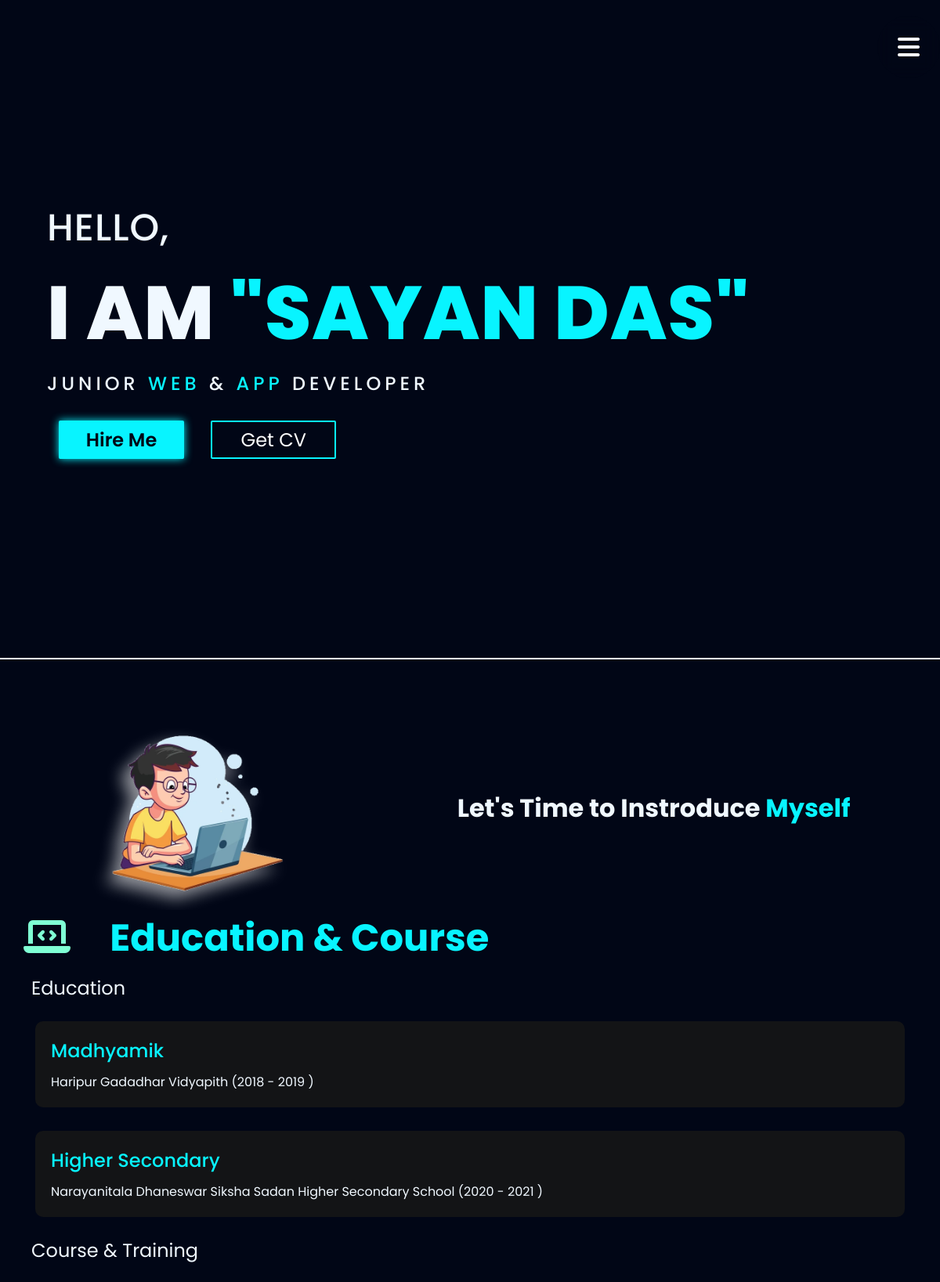
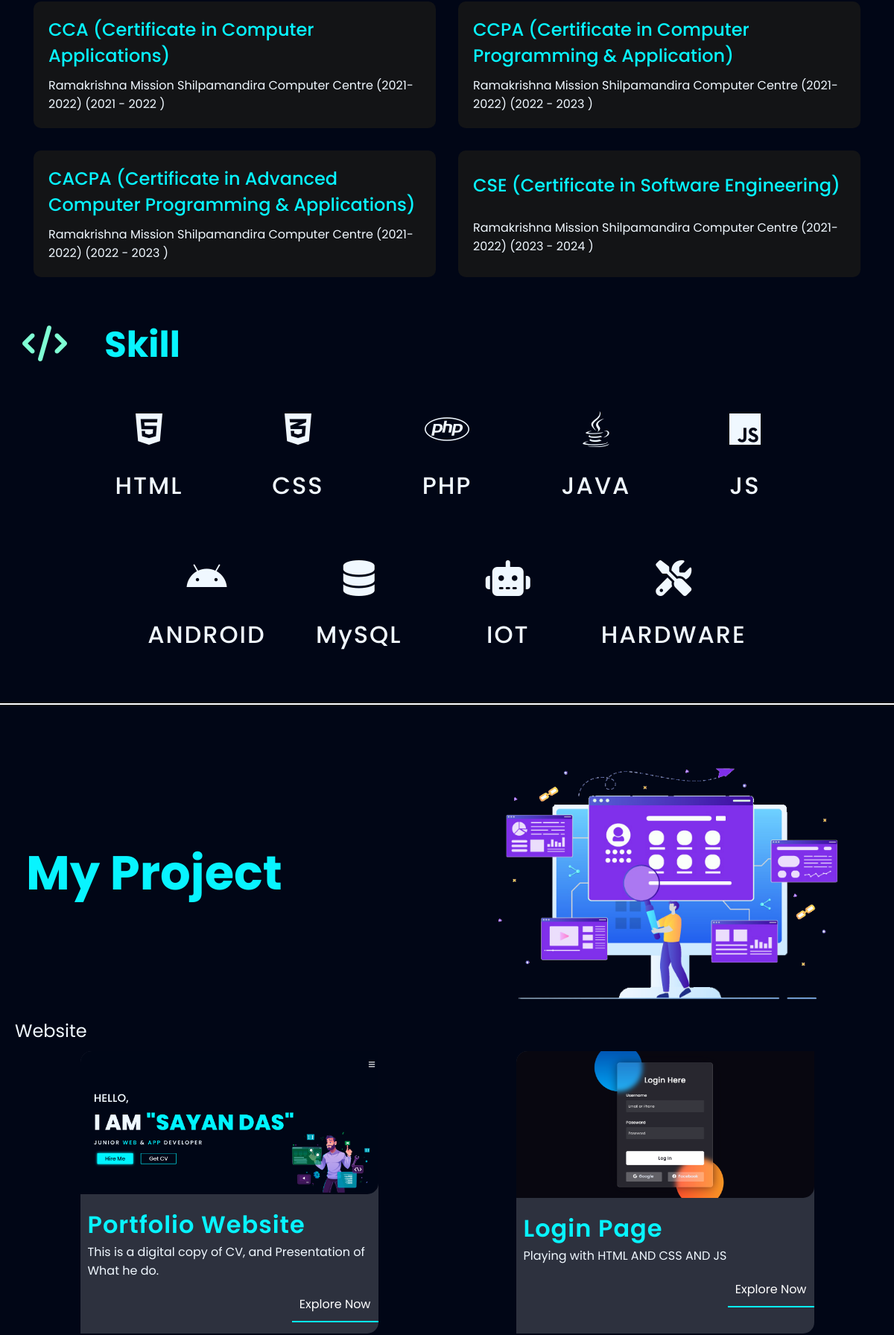
The page / (upper part) on the database its author committed (2 pictures, top to bottom).
### tables this page shows
CREATE TABLE `education` (
  `EDU_ID` int(11) NOT NULL,
  `EDU_NAME` text NOT NULL,
  `EDU_START_YEAR` text NOT NULL,
  `EDU_END_YEAR` text NOT NULL,
  `EDU_COMMAND` text NOT NULL,
  `EDU_UNIVERCITY` text NOT NULL
);

CREATE TABLE `skill` (
  `SKILL_ID` int(11) NOT NULL,
  `SKILL_NAME` text NOT NULL,
  `SKILL_ICON` text NOT NULL
);

CREATE TABLE `project` (
  `PRO_ID` int(11) NOT NULL,
  `PRO_NAME` text NOT NULL,
  `PRO_CONTENT` text NOT NULL,
  `PRO_IMG` text NOT NULL,
  `EMP_ID` int(11) NOT NULL,
  `PRO_COMMAND` int(11) NOT NULL
);

### index.php (the view, shortened to what this page needs)
<?php
$conn = new mysqli("localhost", "root", "", "myproject");
?>
<!DOCTYPE html>
<html lang="en">
<head>
    <link rel="stylesheet" href="./src/css/style.css">
</head>
<body>
    <div class="box">
        <i class="fa-solid fa-bars" id="menu-icon" onclick="icon_change()"></i>
    </div>
    <section id="home" class="full-height">
        <div class="container full-height">
            <div class="text-container">
                <span class="text hello">Hello,</span>
                <span class="text name">I am <span class="highlight">"Sayan Das"</span></span>
                <span class="text dev">Junior <span class="highlight">Web</span> & <span class="highlight">App</span>
                    Developer</span>
            </div>
            <div class="btn-container">
                <button class="btn hire-me">
                    <a href="dashboard.php">Hire Me</a>
                </button>
                <button class="btn get-cv">
                    <a href="resume.pdf" target="_blank" style="text-decoration: none; color:white;">Get CV</a>
                </button>
            </div>
        </div>
    </section>
    <section id="about" class="full-height">
        <div class="hero-about">
            <img src="./src/resources/about.png" alt="">
            <span class="about-text">Let's Time to Instroduce <span class="highlight">Myself</span></span>
        </div>
        <div class="education">
            <span class="edu-title">
                <i class="fa-solid fa-laptop-code"></i>
                Education & Course
            </span>
            <span class="text-center">Education</span>
            <?php
            $sql_education = "select * from education where EDU_COMMAND=''";
            $res_edu = $conn->query($sql_education);
            while ($row_edu = $res_edu->fetch_assoc()) {
            ?>
                <div class="card">
                    <div class="card-flex-auto">
                        <div class="card-title"><?php echo $row_edu['EDU_NAME'] ?></div>
                        <div class="card-sub-title"><?php echo $row_edu['EDU_UNIVERCITY'] . " (" . $row_edu['EDU_START_YEAR'] . " - " . $row_edu['EDU_END_YEAR'] . " )"; ?></div>
                    </div>
                </div>
            <?php
            }
            ?>
            <span class="text-center">Course & Training</span>
            <div class="card">
                <?php
                $sql_education_course = "select * from education where EDU_COMMAND='course'";
                $res_edu_course = $conn->query($sql_education_course);
                while ($row_edu_course = $res_edu_course->fetch_assoc()) {
                ?>
                    <div class="card-flex-auto">
                        <div class="card-title"><?php echo $row_edu_course['EDU_NAME']; ?></div>
                        <div class="card-sub-title"><?php echo $row_edu_course['EDU_UNIVERCITY'] . " (" . $row_edu_course['EDU_START_YEAR'] . " - " . $row_edu_course['EDU_END_YEAR'] . " )"; ?></div>
                    </div>
                <?php
                }
                ?>
            </div>
        </div>
        <div class="skill">
            <span class="edu-title">
                <i class="fa-solid fa-code"></i>
                Skill
            </span>
            <div class="card-skill">
                <?php
                $sql_skill = "select skill.* from skill inner join skill_emp on skill_emp.SKILL_ID=skill.SKILL_ID INNER join employee on skill_emp.EMP_ID=employee.EMP_ID";
                $res_skill = $conn->query($sql_skill);
                while ($row_skill = $res_skill->fetch_assoc()) {
                ?>
                    <div class="skill-container">
                        <div class="card-icon">
                            <?php echo $row_skill['SKILL_ICON']; ?>
                        </div>
                        <div class="card-text">
                            <?php echo $row_skill['SKILL_NAME']; ?>
                        </div>
                    </div>
                <?php
                }
                ?>
            </div>
        </div>
    </section>
    <section id="project" class="full-height">
        <div class="project-header">
            <span class="project-text">My Project</span>
            <img src="./src/resources/project-img.png" alt="">
        </div>
        <span class="text-center">Website</span>
        <div class="project">
            <?php
            $sql_pro = "SELECT * FROM project where PRO_COMMAND=''";
            $res_pro = $conn->query($sql_pro);
            while ($row_pro = $res_pro->fetch_assoc()) {
            ?>
                <div class="project-card">
                    <img class="project-img" src="<?php echo $row_pro['PRO_IMG']; ?>" alt="">
                    <div class="container-details">
                        <div class="project-name">
                            <?php echo $row_pro['PRO_NAME']; ?>
                        </div>
                        <div class="project-details">
                            <?php echo $row_pro['PRO_CONTENT']; ?>
                        </div>
                    </div>
                    <div class="btn-explore">
                        <button>Explore Now</button>
                    </div>
                </div>
            <?php
            }
            ?>
        </div>
    </section>
</body>
</html>

### src/css/style.css (style rules this page uses)
:root { --color-text: #fff; --color-back: #010616; --color-base: #08f4ff; --color-shadow: #f5deb3; --color-shadow2: #ffffff8f; }
* { margin: 0; padding: 0; font-family: 'Poppins', sans-serif; scroll-behavior: smooth; cursor: url(../cursor/cursor.png); }
body { background-color: #010616; color: aliceblue; }
.box { position: fixed; right: 0; top: 0; width: 80px; height: 80px; margin-top: 20px; z-index: 6; display: grid; place-content: center; border-radius: 50%; backdrop-filter: blur(10px); }
.box i { color: white; font-size: 2rem; cursor: pointer; }
.full-height { min-height: 100vh; height: 100%; border-bottom: 2px solid white; padding: 10px; }
.container { display: flex; justify-content: center; flex-direction: column; margin-left: 40px; }
.container.full-height { border: none; }
.text-container { display: flex; flex-direction: column; justify-content: flex-start; }
.text { text-transform: uppercase; font-weight: 500; letter-spacing: 1px; font-size: 3rem; }
.name { font-weight: 800; font-size: 6rem; }
.dev { font-weight: 500; font-size: 1.5rem; letter-spacing: 5px; }
.highlight { color: #08f4ff; }
.btn-container { margin-top: 30px; }
.btn { border: 2px solid #08f4ff; outline: none; padding: 5px; min-width: 160px; font-size: 1.5rem; margin: 0 15px; border-radius: 2px; cursor: pointer; transition: all 0.5s ease-in-out; }
.btn a { text-decoration: none; color: #010616; }
.hire-me { box-shadow: 0px 0px 11px #08f4ff; font-weight: 600; background-color: #08f4ff; }
.get-cv { background-color: transparent; color: #08f4ff; }
.hero-about { margin-top: 50px; width: 100%; display: flex; justify-content: space-around; align-items: center; overflow: auto; }
.hero-about img { width: 260px; filter: drop-shadow(-10px 10px 10px #ffffff8f); }
.about-text { font-size: 2rem; font-weight: 700; }
.education { padding: 0 20px; display: flex; flex-direction: column; }
.text-center { margin: 10px; font-weight: 400; font-size: 1.5rem; }
.edu-title { font-size: 3rem; font-weight: 700; color: #08f4ff; }
.edu-title i { margin-right: 40px; color: aquamarine; }
.card { display: flex; flex-direction: row; flex-wrap: wrap; }
.card-flex-auto { flex: auto; margin: 15px; padding: 20px; width: 40%; height: auto; background: #161616de; border-radius: 10px; cursor: pointer; transition: all 0.5s ease; display: flex; flex-direction: column; justify-content: space-around; align-items: flex-start; }
.card-title { font-size: 1.5rem; font-weight: 500; color: #08f4ff; }
.card-sub-title { font-size: 1rem; padding-top: 10px; }
.skill { padding: 20px; margin-top: 20px; margin-bottom: 15px; }
.card-skill { display: flex; flex-direction: row; flex-wrap: wrap; margin-top: 30px; justify-content: center; align-items: center; gap: 30px; }
.skill-container { min-width: 150px; width: auto; height: 150px; display: flex; flex-direction: column; justify-content: space-around; align-items: center; padding: 10px; border-radius: 10px; cursor: pointer; transition: all 0.5s ease; }
.card-icon i { font-size: 3rem; transition: all 0.5s ease; }
.card-text { font-size: 2rem; font-weight: 500; letter-spacing: 2px; }
.project-header { width: 100%; display: flex; justify-content: space-between; align-items: center; padding-top: 20px; }
.project-header img { height: 360px; padding-top: 30px; padding-right: 40px; }
.project-text { font-size: 4rem; font-weight: 700; color: #08f4ff; padding: 25px; }
.project { display: flex; justify-content: space-around; flex-wrap: wrap; padding: 10px; gap: 10px; }
.project-card { width: 400px; height: auto; background-color: #ffffff2c; border-radius: 15px 0 15px 0; overflow: auto; transition: all 0.5s ease; }
.project-img { width: 100%; border-bottom-right-radius: 15px; }
.container-details { padding: 10px; }
.project-name { font-size: 2rem; font-weight: 600; letter-spacing: 1px; color: #08f4ff; }
.btn-explore { padding-bottom: 15px; display: flex; justify-content: end; align-items: center; }
.btn-explore button { outline: none; border: none; padding: 10px; background-color: transparent; color: #fff; border-bottom: 2px solid #08f4ff; font-weight: 400; font-size: 1rem; transition: all 0.5s ease; cursor: pointer; }

### rows shown on the page
education: EDU_NAME "Madhyamik", EDU_UNIVERCITY "Haripur Gadadhar Vidyapith", EDU_START_YEAR "2018", EDU_END_YEAR "2019"
education: EDU_NAME "Higher Secondary", EDU_UNIVERCITY "Narayanitala Dhaneswar Siksha Sadan Higher Secondary School", EDU_START_YEAR "2020", EDU_END_YEAR "2021"
education: EDU_NAME "CCA (Certificate in Computer Applications)", EDU_UNIVERCITY "Ramakrishna Mission Shilpamandira Computer Centre (2021-2022)", EDU_START_YEAR "2021", EDU_END_YEAR "2022"
education: EDU_NAME "CCPA (Certificate in Computer Programming & Application)", EDU_UNIVERCITY "Ramakrishna Mission Shilpamandira Computer Centre (2021-2022)", EDU_START_YEAR "2022", EDU_END_YEAR "2023"
education: EDU_NAME "CACPA (Certificate in Advanced Computer Programming & Applications)", EDU_UNIVERCITY "Ramakrishna Mission Shilpamandira Computer Centre (2021-2022)", EDU_START_YEAR "2022", EDU_END_YEAR "2023"
education: EDU_NAME "CSE (Certificate in Software Engineering)", EDU_UNIVERCITY "Ramakrishna Mission Shilpamandira Computer Centre (2021-2022)", EDU_START_YEAR "2023", EDU_END_YEAR "2024"
skill: SKILL_NAME "HTML"
skill: SKILL_NAME "CSS"
skill: SKILL_NAME "PHP"
skill: SKILL_NAME "JAVA"
skill: SKILL_NAME "JS"
skill: SKILL_NAME "ANDROID"
skill: SKILL_NAME "MySQL"
skill: SKILL_NAME "IOT"
skill: SKILL_NAME "HARDWARE"
project: PRO_IMG (picture), PRO_NAME "Portfolio Website", PRO_CONTENT "This is a digital copy of CV, and Presentation of What he do."
project: PRO_IMG (picture), PRO_NAME "Login Page", PRO_CONTENT "Playing with HTML AND CSS AND JS"
